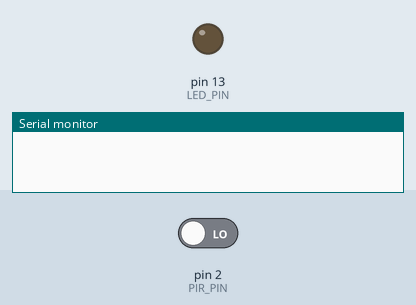
Simulated run of this sketch. Board: Arduino Uno, built with avr-gcc and run on an emulated ATmega328P. Shown: output pins drawn as LEDs (lit = HIGH), the last lines printed to the serial monitor. The test bench sets the inputs (shaded band); at power-on: pin 2 (PIR_PIN) LOW.

Above: at 2.8 s.
2.9 s: pin 2 (PIR_PIN) driven HIGH
At 6.9 s:
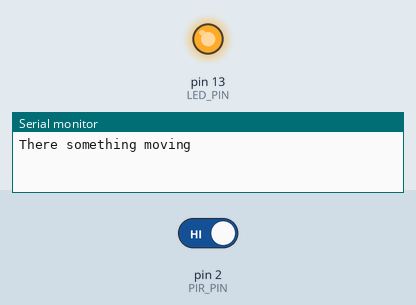
7.0 s: pin 2 (PIR_PIN) driven LOW
At 8.5 s:
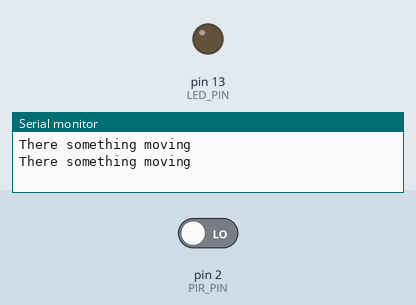
Timing chart, 0 to 10.0 s (numbered marks = the images above; inputs shaded):
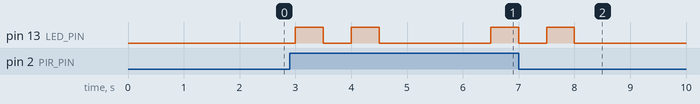

The sketch:

Task11P.ino
```cpp
//PIN Declaration
const byte LED_PIN = 13;
const byte PIR_PIN = 2;

void setup()
{
  pinMode(PIR_PIN, INPUT);
  pinMode(LED_PIN,OUTPUT);
  Serial.begin(9600);
}

void loop()
{
  //Set initial state of LED to off
  digitalWrite(LED_PIN, LOW);
  //Reading signal from PIR
  int signal = digitalRead(PIR_PIN);
  //CHecking if PIR dectect motion
  if(signal == HIGH)
  {
    //Blinking LED and print to Serial monitor
    digitalWrite(LED_PIN,HIGH);
    delay(500);
    digitalWrite(LED_PIN,LOW);
    delay(500);
    digitalWrite(LED_PIN,HIGH);
    delay(500);
    digitalWrite(LED_PIN,LOW);
    Serial.println("There something moving");
    delay(1000);
  }
  delay(1000);
}
```

Measured:
- after the input at 2.9 s, pin 13 (LED_PIN): goes HIGH 0.50 s, LOW 0.50 s, HIGH 0.50 s, LOW 2.0 s, then HIGH, starting after 0.10 s
- after the input at 7.0 s, pin 13 (LED_PIN): goes on until 8.0 s, then stays LOW
